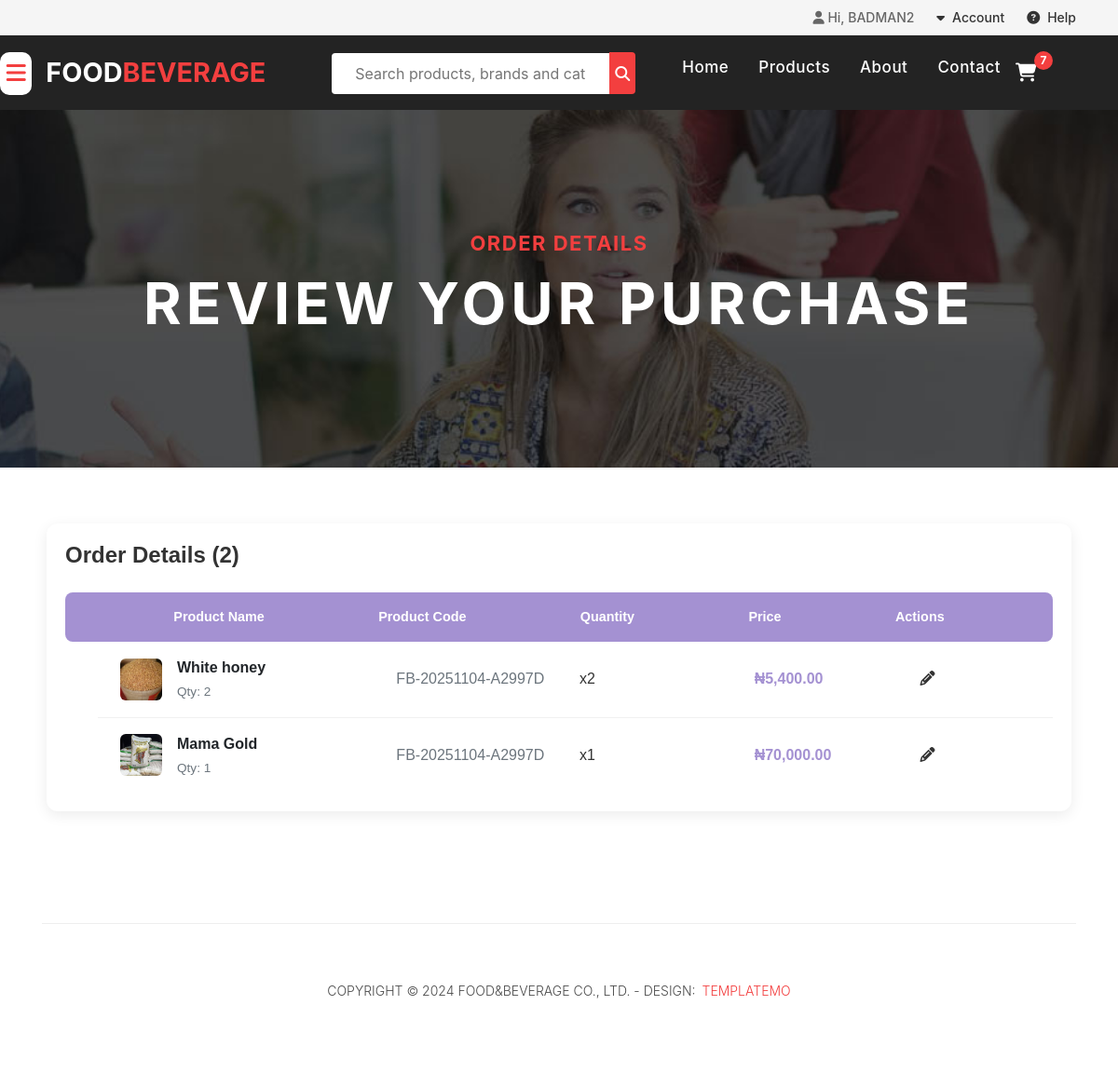
Page /page/orders/8/ (signed in) on the committed database.
### staticApp/models.py (models this page shows, shortened)
class Users(AbstractUser):
    username = models.CharField(max_length=255,unique=True,null=True,blank=True)
    email = models.EmailField(unique=True,blank=True)
    user_type = models.CharField(max_length=255, choices=USER_TYPE, null=True, blank=True, default=None)

class OrderItem(models.Model):
    order = models.ForeignKey(Order, on_delete=models.CASCADE, related_name="items",blank=True, null=True)
    product = models.ForeignKey(Product, on_delete=models.CASCADE,blank=True, null=True)
    quantity = models.PositiveIntegerField(default=1)
    price = models.DecimalField(max_digits=10, decimal_places=2,blank=True, null=True)
    package = models.CharField(max_length=50, blank=True, null=True)
    def get_subtotal(self):
        return self.quantity * self.price

class Product(models.Model):
        COLOR = [
            ('Black', 'Black'),
            ('Gray', 'Gray'),
            ('Blue', 'Blue'),
            ('Pink', 'Pink'),
        ]
        SIZE = [
            ('S', 'Small'),
            ('M', 'Medium'),
            ('L', 'Large'),
        ]
        PRICE_CHOICES = [
            ('Per_paint', 'Per_paint'),
            ('Per_bag', 'Per_bag'),
            ('Per_tuba', 'Per_tuba'),
            ('Per_pack', 'Per_pack'),
        ]
        name = models.CharField(max_length=255)
        slug = models.SlugField(unique=True, blank=True)
        description = models.TextField(blank=True, null=True)
        price_per_paint = models.DecimalField(max_digits=10, decimal_places=2, blank=True, null=True)
        price_per_bag = models.DecimalField(max_digits=10, decimal_places=2, blank=True, null=True)
        price_per_tuba = models.DecimalField(max_digits=10, decimal_places=2, blank=True, null=True)
        price_per_pack = models.DecimalField(max_digits=10, decimal_places=2, blank=True, null=True)
        price_choice = models.CharField(max_length=30, choices= PRICE_CHOICES, default='Per_paint')
        quantity = models.IntegerField(null=True,blank=True)
        old_per_bag = models.DecimalField(max_digits=10, decimal_places=2, blank=True, null=True)
        old_per_paint = models.DecimalField(max_digits=10, decimal_places=2, null=True, blank=True)
        old_per_tuba = models.DecimalField(max_digits=10, decimal_places=2, blank=True, null=True)  # ADD THIS
        old_per_pack = models.DecimalField(max_digits=10, decimal_places=2, blank=True, null=True)  # ADD THIS
        discount_percent = models.PositiveIntegerField(blank=True, null=True, editable=False)
        stock_quantity = models.PositiveIntegerField(default=0,blank=True, null=True)
        average_rating = models.DecimalField(max_digits=3, decimal_places=1, default=0.0)
        review_count = models.IntegerField(default=0,blank=True, null=True)
        size = models.CharField(max_length=2, choices=SIZE, default='M')
        category = models.CharField(max_length=200, default="")
        sub_category = models.CharField(max_length=200, default="")
        is_available = models.BooleanField(default=True)
        image = models.ImageField(upload_to='products/', null=True, blank=True)
        vendor = models.ForeignKey(settings.AUTH_USER_MODEL, on_delete=models.SET_NULL, blank=True, null=True,
                                   related_name="products")
        created_at = models.DateTimeField(auto_now_add=True)

class Order(models.Model):
    STATUS_CHOICES = [
            ('pending', 'Pending'),
            ('processing', 'Processing'),
            ('shipped', 'Shipped'),
            ('delivered', 'Delivered'),
            ('cancelled', 'Cancelled'),
        ]
    user = models.ForeignKey(Users, on_delete=models.CASCADE, blank=True, null=True)
    total_price = models.DecimalField(max_digits=10, decimal_places=2, blank=True, null=True)
    date_ordered = models.DateTimeField(auto_now_add=True,blank=True, null=True)
    status = models.CharField(max_length=20, choices=STATUS_CHOICES, default='pending', blank=True, null=True)
    reference_code = models.CharField(max_length=20, unique=True, editable=False,blank=True, null=True)

### staticApp/views.py (the view)
# urls.py: path('orders/<int:order_id>/', views.order_detail, name='order_detail'),
def order_detail(request, order_id):
    if not request.user.is_authenticated:
        return redirect('login')
    print(f"Order detail called for order_id: {order_id}, user: {request.user.username}")
    order = get_object_or_404(Order, id=order_id, user=request.user)
    order_items = order.items.all() if hasattr(order, 'items') else []
    steps = [
        {'status': 'pending', 'label': 'Order Placed'},
        {'status': 'processing', 'label': 'Processing'},
        {'status': 'shipped', 'label': 'Shipped'},
        {'status': 'delivered', 'label': 'Delivered'},
    ]
    return render(request, 'order_detail.html', {'order': order, 'order_items': order_items,'steps': steps,})

### staticApp/context_processors.py (called while the page is built)
def cart_item_count(request):
    count = 0
    if request.user.is_authenticated:
        cart = Cart.objects.filter(user=request.user).first()
        if cart:
            count = cart.items.aggregate(total=Sum('quantity'))['total'] or 0
    return {'cart_item_count': count}

### template/order_detail.html (shortened to what this page needs)
{% extends "base.html" %}
{% load static %}
{% load humanize %}
{% block body %}
<link rel="stylesheet" href="{% static 'assets/css/order.css' %}">
<div class="page-heading about-heading header-text">
    <div class="container">
        <div class="row">
            <div class="col-md-12">
                <div class="text-content">
                    <h4>Order Details</h4>
                    <h2>Review Your Purchase</h2>
                </div>
            </div>
        </div>
    </div>
</div>
<div class="order-details-container">
    <div class="order-header">
        <h1 class="order-title">Order Details ({{ order_items|length }})</h1>
    </div>
    <div class="order-items-table">
        <div class="table-header">
            <div class="product-name">Product Name</div>
            <div class="product-code">Product Code</div>
            <div class="quantity">Quantity</div>
            <div class="price">Price</div>
            <div class="actions">Actions</div>
        </div>
        <div class="table-body">
            {% for item in order_items %}
            <div class="table-row">
                <div class="table-cell product-name">
                    {% if item.product.image %}
                        <img src="{{ item.product.image.url }}" alt="{{ item.product.name }}" class="item-image">
                    {% endif %}
                    <div class="item-info">
                        <span class="item-title">{{ item.product.name }}</span>
                        <span class="item-meta">Qty: {{ item.quantity}}</span>
                    </div>
                </div>
                <div class="table-cell product-code">
                    <span>{{ item.order.reference_code }}</span>
                </div>
                <div class="table-cell quantity">
                    <span>x{{ item.quantity }}</span>
                </div>
                <div class="table-cell price">
                    <span>₦{{ item.get_subtotal|intcomma }}</span>
                </div>
                <div class="table-cell actions">
                    <a href="#" class="edit-btn" title="Edit Item">
                        <i class="fas fa-pencil-alt"></i>
                    </a>
                </div>
            </div>
            {% empty %}
            <p class="empty-message">No items found for this order.</p>
            {% endfor %}
        </div>
    </div>
</div>
{% endblock %}

### template/base.html (shortened to what this page needs)
<!DOCTYPE html>
<html lang="en">
{% load static %}
  <head>
    <link rel="stylesheet" href="{% static 'assets/css/templatemo-sixteen2.css' %}">
    <link rel="stylesheet" href="{% static 'assets/css/header.css' %}">
    <link href="{% static 'vendor/bootstrap/css/bootstrap.min.css' %}" rel="stylesheet">
    <link href="https://cdnjs.cloudflare.com/ajax/libs/font-awesome/6.5.2/css/all.min.css" rel="stylesheet">
    <link rel="stylesheet" href="{% static 'assets/css/fontawesome.css' %}">
    <link rel="stylesheet" href="{% static 'assets/css/owl.css' %}">
  </head>
  <body >
    <div class="top-bar">
      <div class="container">
        <div class="row ">
          <div class="col-md-6">
            <div class="user-menu d-flex justify-content-end">
              {% if user.is_authenticated %}
                <span class="user-greeting">
                  <i class="fas fa-user"></i> Hi, {{ user.username|upper }}
                </span>
                <div class="user-dropdown">
                  <a href="javascript:void(0)">
                    <i class="fas fa-caret-down"></i> Account
                  </a>
                </div>
              {% else %}
                <a href="{% url 'login' %}"><i class="fas fa-sign-in-alt"></i> Login</a>
                <a href="{% url 'register' %}"><i class="fas fa-user-plus"></i> Register</a>
              {% endif %}
              <div class="help-dropdown">
                <a href="javascript:void(0)">
                  <i class="fas fa-question-circle"></i> Help
                </a>
              </div>
            </div>
          </div>
        </div>
      </div>
    </div>
    <header>
      <div class="container01 header-container">
        <button id="category-menu-btn" class="menu-toggler" type="button" aria-label="Open category filter">
          <i class="fas fa-bars"></i>
        </button>
        <a class="navbar-brand" href="{% url 'index' %}">
          <h2>FOOD<em>BEVERAGE</em></h2>
        </a>
        <div class="search-container">
          <form method="GET" action="{% url 'product' %}" class="search-form">
            <input type="text" class="search-input" name="q" placeholder="Search products, brands and categories" value="{{ request.GET.q }}">
            <button type="submit" class="search-button"><i class="fas fa-search"></i></button>
          </form>
        </div>
        <div id="head-navbar">
          <ul id="head-navbar1">
            <li class="nav-item {% if request.resolver_match.url_name == 'index' %}active{% endif %}">
              <a class="nav-link" href="{% url 'index' %}">Home</a>
            </li>
            <li class="nav-item {% if request.resolver_match.url_name == 'product' %}active{% endif %}">
              <a class="nav-link" href="{% url 'product' %}">Products</a>
            </li>
            <li class="nav-item {% if request.resolver_match.url_name == 'about' %}active{% endif %}">
              <a class="nav-link" href="{% url 'about' %}">About</a>
            </li>
            <li class="nav-item {% if request.resolver_match.url_name == 'contact' %}active{% endif %}">
              <a class="nav-link" href="{% url 'contact' %}">Contact</a>
            </li>
            <a href="{% url 'cart' %}" class="cart-link">
              <i class="fas fa-shopping-cart"></i>
              {% if cart_item_count > 0 %}
                <span class="cart-count">{{ cart_item_count }}</span>
              {% endif %}
            </a>
          </ul>
        </div>
      </div>
    </header>
    <div class="page-content">
        {% block body %}
        {% endblock %}
    </div>
    <footer>
      <div class="container">
        <div class="row">
          <div class="col-md-12">
            <div class="inner-content">
              <p>Copyright &copy; 2024 Food&Beverage Co., Ltd.
                - Design: <a rel="nofollow noopener" href="https://templatemo.com" target="_blank">TemplateMo</a>
              </p>
            </div>
          </div>
        </div>
      </div>
    </footer>
  </body>
</html>

### static/assets/css/templatemo-sixteen2.css (style rules this page uses)
body { font-family: 'Poppins', sans-serif; overflow-x: hidden; text-rendering: optimizeLegibility; -webkit-font-smoothing: antialiased; -moz-osx-font-smoothing: grayscale; }
footer { text-align: center; margin-top: auto; }
footer .inner-content { border-top: 1px solid #eee; margin-top: 60px; padding: 60px 0px; }
footer .inner-content p { text-transform: uppercase; }
footer .inner-content p a { color: #f33f3f; margin-left: 3px; }
.container { position:relative; }
.item-info { margin-left: 1rem; flex: 1; }
.item-title { font-weight: 600; font-size: 1rem; margin-bottom: 0.25rem; }
.page-heading { background: linear-gradient(rgba(0, 0, 0, 0.5), rgba(0, 0, 0, 0.5)), url('../images/foodstuff_05.jpg') center/cover no-repeat; padding: 80px 0; color: #fff; text-align: center; }
.page-heading h4 { text-transform: uppercase; letter-spacing: 1.5px; color: #ffb6b6; }
.page-heading h2 { font-size: 40px; font-weight: 700; margin-top: 10px; }

### static/assets/css/order.css (style rules this page uses)
.order-details-container { max-width: 1100px; margin: 60px auto; padding: 20px; font-family: Arial, sans-serif; background-color: #fff; border-radius: 12px; box-shadow: 0 4px 15px rgba(0, 0, 0, 0.08); }
.order-header { margin-bottom: 25px; }
.order-title { font-size: 1.5rem; font-weight: 600; color: #333; }
.order-items-table { display: flex; flex-direction: column; }
.table-header { display: flex; justify-content:space-evenly; gap:30px; align-items:center; background-color: #a491d2; color:#fff; font-weight: 600; font-size: 0.9rem; padding: 1rem 1.5rem; border-radius: 8px; }
.table-row { display: flex; justify-content:space-evenly; margin-left:35px; align-items: center; padding: 1rem 1.5rem; border-bottom: 1px solid #f0f0f0; }
.table-row:last-child { border-bottom: none; }
.table-cell { display: flex; align-items: center; }
.table-cell.product-name { flex: 3; }
.table-cell.product-code { flex: 1.99; color: #6c757d; }
.table-cell.quantity { flex: 1.9; color: #333; font-weight: 500; }
.table-cell.price { flex: 1.8; color: #a491d2; font-weight: 600; }
.table-cell.actions { flex: 1.2; justify-content: flex-start; }
.item-image { width: 45px; height: 45px; object-fit: cover; border-radius: 6px; }
.item-info { display: flex; flex-direction: column; }
.item-title { font-weight: 600; color: #212529; }
.item-meta { font-size: 0.85rem; color: #6c757d; }
.edit-btn { color: #333; text-decoration: none; font-size: 1rem; }

### rows in the picture
Users: username "BADMAN2"
OrderItem: product.image (picture), product.name "White honey", quantity "2", order.reference_code "FB-20251104-A2997D", get_subtotal "5,400.00"
OrderItem: product.image (picture), product.name "Mama Gold", quantity "1", order.reference_code "FB-20251104-A2997D", get_subtotal "70,000.00"

### other values in the picture
{{ cart_item_count }} "7"
{{ order_items|length }} "2"
